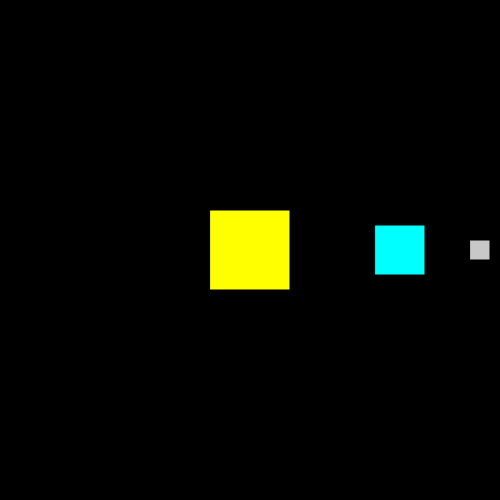
Frame 1 (no input)
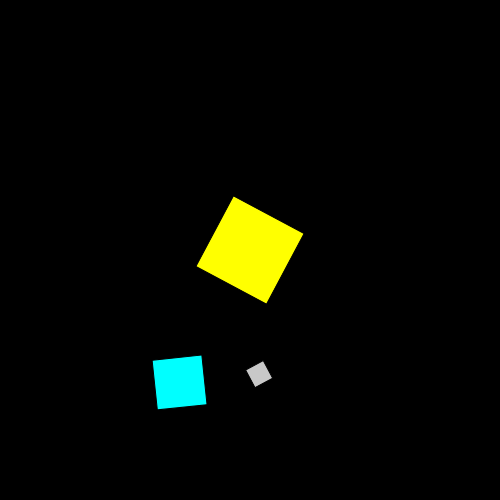
Frame 60 (no input)
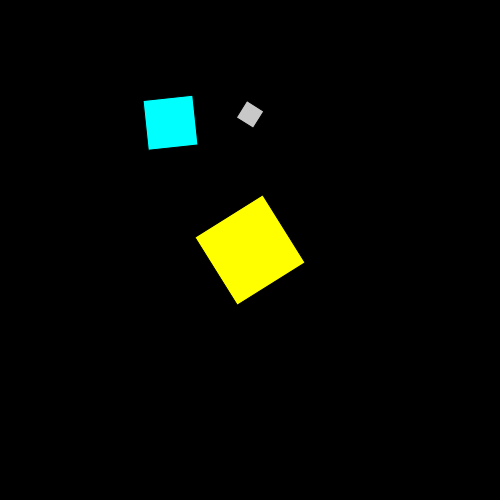
Frame 120 (the mouse pressed at the canvas centre since frame 60)

The p5.js sketch that drew these frames (run headless with seeded random() and noise() and a simulated clock; from frame 60 on, the mouse is pressed at the canvas centre):

// p5.js sketch
// ── sketch.js
var a=0;

function setup(){
    createCanvas(500,500);

    rectMode(CENTER);
}

function draw(){
    background (0);
    
    fill (255,255,0);
    translate (width/2, height/2);
    rotate (radians(a));
    rect (0,0,80,80);
    
    fill (0,255,255);
    translate (150,0);
    rotate (radians(2*a));
    rect (0,0,50,50);

    fill (200);
    translate (80,0);
    rotate (radians(-4*a));
    rect (0,0,20,20);

    a+=2;
}
